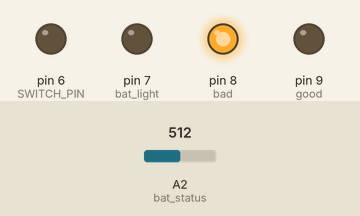
Bench run of a sketch on a simulated Arduino Uno, built with avr-gcc and run on an emulated ATmega328P. On the bench: output pins drawn as LEDs (lit = HIGH). Dashed ring = blinking. The inputs (shaded band) are chosen by the test bench; at power-on: A2 (bat_status) = 512.

Above: at 1.4 s.
1.5 s: A2 (bat_status) set to 488
At 6.0 s:
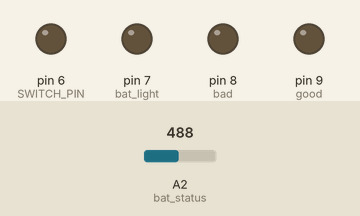
6.7 s: A2 (bat_status) set to 479
11.7 s: A2 (bat_status) set to 306
At 15.37 s:
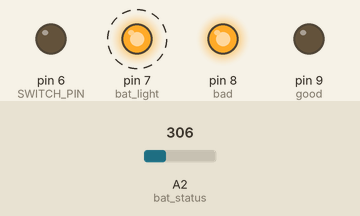
Timing chart, 0 to 24.2 s (numbered marks = the images above; inputs shaded):
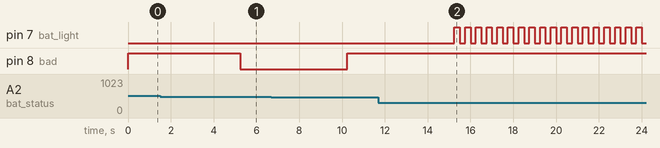

The sketch:

mini_control_panel_rx_client.ino
```cpp
// Arduino digital pins
#define good 9
#define bad 8
#define SWITCH_PIN  6
#define kill_signal 13
#define restore_signal 20
#define bat_status A2
#define bat_light 7

int last;
int timer;
float time_out = 5; // time out [seconds] how long to wait if no signal is received before freaking out
int start = 0;
int bat;
const int pulse_time = 5000;// how many milliseconds to pulse red LED when no signal is received. should equal time_out
const int low_batt_value = 480;// 23.8 V on the battery
const int critical_battery = 471; // corresponds to 23.3 V on battery (MUST CHARGE BATTERY)

void setup()
{
  pinMode(bat_light, OUTPUT); // low battery LED
  pinMode(good, OUTPUT); // led for good e-stop status
  pinMode(bad, OUTPUT); //led for bad e-stop status
  pinMode(SWITCH_PIN, OUTPUT); // pin that MOSFET is connected to
  digitalWrite(SWITCH_PIN, LOW); // Initializing power to be off until "ready" signal is received from ground station
  digitalWrite(bad, HIGH); // initializing bad LED to be on
  digitalWrite(good, LOW); // turning off good e-stop LED
  digitalWrite(bat_light, LOW); // low battery light off
  Serial.begin(1200);  // Hardware supports up to 2400, but 1200 gives longer range
  delay(250);
}

void loop() // looping forever
{

  if (analogRead(bat_status) < low_batt_value) // if battery is low
  {
    digitalWrite(bat_light, HIGH); // illuminate low battery LED
  }
  if (analogRead(bat_status) < critical_battery) // if battery is critically low
  {
    digitalWrite(SWITCH_PIN, LOW); // kill power
    digitalWrite(good, LOW); // signal e-stop is triggered
    digitalWrite(bad, HIGH);

    while (true) // looping forever until battery gets charged
    {
      digitalWrite(bat_light, HIGH);
      delay(250);
      digitalWrite(bat_light, LOW);
      delay(250);
    }

  }

  int signal = readUInt(true); // read signal from receiver chip

  if (signal == kill_signal || signal == 0 ) // Check to see if we got the e-stop signal or no signal at all
  {
    digitalWrite(SWITCH_PIN, LOW); // if we got the E-STOP signal (13), kill power!!!
    digitalWrite(good, LOW);
    digitalWrite(bad, HIGH); // alert the operator

    while (signal != restore_signal) // while waiting for restore signal
    {
      if (analogRead(bat_status) < low_batt_value) // check if battery is low
      {
        digitalWrite(bat_light, HIGH); // write it as low if low
      }
      if (analogRead(bat_status) < critical_battery) // if battery is critically low
      {
        digitalWrite(SWITCH_PIN, LOW); // kill power
        digitalWrite(good, LOW); // signal e-stop is triggered
        digitalWrite(bad, HIGH);

        while (true) // looping forever until battery gets charged
        {
          digitalWrite(bat_light, HIGH);
          delay(250);
          digitalWrite(bat_light, LOW);
          delay(250);
        }

      }

      if (signal == 0) // if we got no signal, pulse the BAD LED
      {
        digitalWrite(bad, LOW);
        delay(pulse_time);
        digitalWrite(bad, HIGH);
      }
      signal = readUInt(true); // takes up to 5 seconds to execute if no signal comes in

    }// Keep power killed until "RESTORE" signal is received (20)

  }
  digitalWrite(SWITCH_PIN, HIGH); // Since RESTORE signal was received, allow power to flow again
  digitalWrite(good, HIGH);
  digitalWrite(bad, LOW);
}


// Receives an unsigned int over the RF network (not written by Kirk)
unsigned int readUInt(bool wait)
{

#define NETWORK_SIG_SIZE 3
#define VAL_SIZE         2
#define CHECKSUM_SIZE    1
#define PACKET_SIZE      (NETWORK_SIG_SIZE + VAL_SIZE + CHECKSUM_SIZE)

  // The network address byte and can be change if you want to run different devices in proximity to each other without interfearance
#define NET_ADDR 5

  const byte g_network_sig[NETWORK_SIG_SIZE] = {0x8F, 0xAA, NET_ADDR};  // Few bytes used to initiate a transfer

  int pos = 0;          // Position in the network signature
  unsigned int val;     // Value of the unsigned int
  byte c = 0;           // Current byte

  if ((Serial.available() < PACKET_SIZE) && (wait == false))
  {
    return 0;
  }
  unsigned long start = millis();
  while (pos < NETWORK_SIG_SIZE)
  {
    while (Serial.available() == 0) // Wait until something is avalible
    {
      if (millis() - start > time_out * 1000)
      {
        return 0;
      }
    }
    c = Serial.read();

    if (c == g_network_sig[pos])
    {
      if (pos == NETWORK_SIG_SIZE - 1)
      {
        byte checksum;
        unsigned long start = millis();
        while (Serial.available() < VAL_SIZE + CHECKSUM_SIZE) // Wait until something is avalible
        {
          if (millis() - start > time_out * 1000)
          {
            return 0;
          }
        }
        val      =  Serial.read();
        val      += ((unsigned int)Serial.read()) * 256;
        checksum =  Serial.read();

        if (checksum != ((val / 256) ^ (val & 0xFF)))
        {
          // Checksum failed
          pos = -1;
        }
      }
      ++pos;
    }
    else if (c == g_network_sig[0])
    {
      pos = 1;
    }
    else
    {
      pos = 0;
      if (!wait)
      {
        return 0;
      }
    }
    if (millis() - start > time_out * 1000) // if we keep getting errorous data for more than the timeout
    {
      return 0;
    }
  }
  return val;
}
```

Measured:
- after the input at 11.7 s, pin 8 (bad): stays HIGH (without the input it goes to LOW after 3.6 s)
